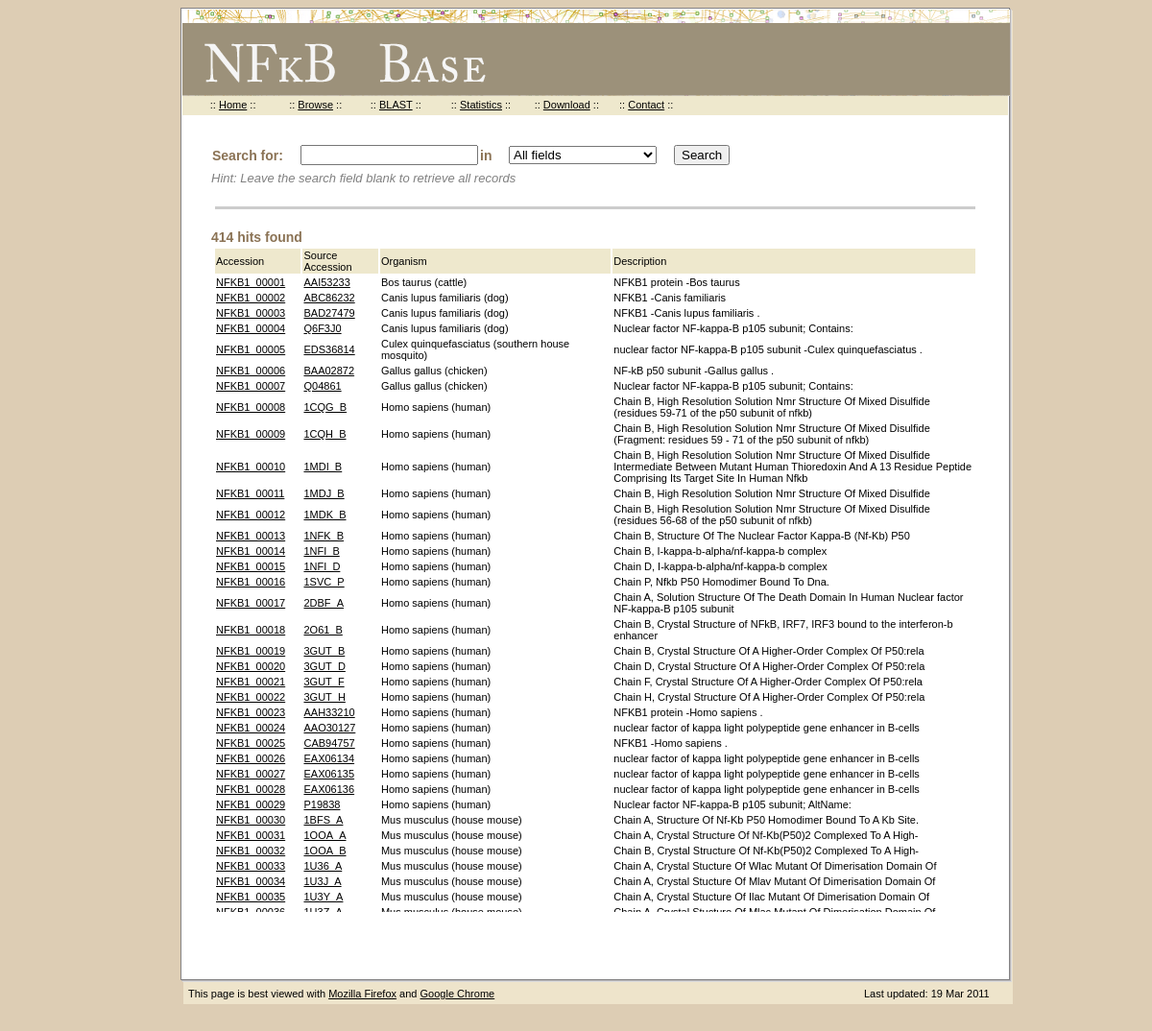
The app's page /results.php with its own data.
### tables this page shows
CREATE TABLE `main` (
  `DB_ID` varchar(50) NOT NULL,
  `Class` varchar(50) NOT NULL,
  `Duplicate` varchar(200) NOT NULL,
  `ResLength` int(4) unsigned default NULL,
  `NR_ACC` varchar(20) default NULL,
  `Description` text,
  `Organism` tinytext,
  `TaxonID` int(10) default NULL,
  `Chromosome` varchar(10) default NULL,
  `Gene` varchar(200) default NULL,
  `GI` int(10) unsigned default NULL,
  `PMID` varchar(255) default NULL,
  `HGNC` varchar(60) default NULL,
  `InterPro` varchar(200) default NULL,
  `PDB` varchar(200) default NULL,
  `UniProt` varchar(200) default NULL,
  `Sequence` text,
  `Disorder` varchar(20) default NULL,
  PRIMARY KEY  (`DB_ID`)
);

### control/dbconnect.php (called while the page is built, shortened)
<?php
$dbh = @mysql_connect ("localhost", "root", "bioslax") or die ("Failed
to connect to database. Please try again.");
function SQL_query($sql, $err='error in executing SQL')
{
global $dbh;
if(__DEBUG__)
{
$result = mysql_query($sql, $dbh ) or die("<p>DB error : $err
-->".mysql_error()."</p>");
}
else
{
$result = @mysql_query($sql, $dbh ) or die("<p>DB error : $err</p>");
}
return($result);
}
?>

### results.php (the view, shortened to what this page needs)
<html><title>NFkB Base : Search Results</title>
<?php
$keyword = $_POST["keyword"];
$link = "display.php?id=";
$count = 0;
$ncbilink = "http://www.ncbi.nlm.nih.gov/protein/";
include("control/dbconnect.php");
if ($field="all") {
$result = SQL_query("SELECT DB_ID,NR_ACC,Description,Organism FROM main WHERE DB_ID LIKE '%$keyword%' OR Class LIKE '%$keyword%' OR NR_ACC LIKE '%$keyword%' OR Description LIKE '%$keyword%' OR Organism LIKE '%$keyword%' OR Gene LIKE '%$keyword%' OR GI LIKE '%$keyword%' OR UniProt LIKE '%$keyword%'");
}
else {
$result = SQL_query("SELECT DB_ID,NR_ACC,Description,Organism FROM main WHERE $field LIKE '%$keyword%'");
}
include ("views/header.php");
include ("views/searchform.php");
$num_rows = mysql_num_rows($result);
if ($num_rows==0) {
echo "<p class='text'>Sorry, your search did not return any results. Please try again</p>";
}
else
{
echo "<font class='header'>$num_rows hits found</font><br>";
echo "<table class='table'><tr class='button' style='{font-weight: bold;}'>
<td width='90'>Accession</td><td width='50'>Source Accession</td><td width='300'>Organism</td>
<td width='500'>Description</td></tr>";
while ($row = mysql_fetch_array($result)) {
echo "<tr><td width='90'><a href=".$link.$row['DB_ID'];
echo ">".$row['DB_ID'];
echo "</a></td><td width='50'><a href=".$ncbilink.$row['NR_ACC'];
echo ">".$row['NR_ACC'];
echo"</a></td><td width='300'>".$row['Organism'];
echo "</td><td width='500'>".$row['Description'];
echo "</tr>";
$count++;
}
}
echo "</table><p class='header'>$count hits found</p>";
include ("views/footer.php");
?>

### views/header.php
<head>
<link href="views/web.css" rel="stylesheet" type="text/css">
<link href="views/shadow.css" rel="stylesheet" type="text/css">
</head>
<body class="text" bgcolor="DDCDB4">
<div id="shadow-container">
<div class="shadow1"><div class="shadow2"><div class="shadow3">
<div class="container">
<img src="views/images/nfkb_banner.gif">
<table class="button">
<tr><td width="30px">&nbsp;</td>
<td width="100px">:: <a href="index.php">Home</a> ::</td>
<td width="100px">:: <a href="browse/browse.php">Browse</a> ::</td>
<td width="100px">:: <a href="../blast/blast.php">BLAST</a> ::</td>
<td width="100px">:: <a href="statistics.php">Statistics</a> ::</td>
<td width="100px">:: <a href="download.php">Download</a> ::</td>
<td width="100px">:: <a href="contact.php">Contact</a> ::</td>
<td width="455">&nbsp;</td><tr></table>

### views/searchform.php (shortened to what this page needs)
<div id="body">
<form action="results.php" method="post">
<table align="left" cellspacing="0">
<tr><td width="90" class="header">Search for:</td>
<td width="170"><input type="text" name="keyword"/></td>
<td width="20" class="header">in&nbsp;&nbsp;&nbsp;&nbsp;</td>
<td width="170">
<select name="field">
<option value="all">All fields</option>
</select>
<td width="100"><input type="submit" value="Search" /></td></tr></table>
</form>
<br>
<i><font color="grey">Hint: Leave the search field blank to retrieve all records</i></font>
<br><br>
<hr>
<br>

### views/footer.php
</div>
</div></div></div>
<table class="table"><tr><td width="700">
This page is best viewed with <a href="http://www.mozilla.com">Mozilla Firefox</a> and <a href="http://www.google.com/chrome">Google Chrome</a>
</td><td>Last updated: 19 Mar 2011</tr></table></div></div>
</html>

### views/web.css (style rules this page uses)
a:link { color: #000000; text-decoration: underline; }
.table { font-family: Tahoma, Arial, sans-serif; font-size: 11px; text-align: left; vertical-align: top; padding:2px 2px 2px 2px; }
.text { font-family: Tahoma, Arial, sans-serif; font-size: 13px; }
.button { font-family: Tahoma, Arial, sans-serif; font-size: 11px; background-color: #EEE8CD; text-align:left; }
.header { font-family: Tahoma, Arial, sans-serif; font-size: 14px; font-weight: bold; color: #8B7355; }
hr { height:3px; border:1px; color: #CCCCCC; background-color: #CCCCCC; width: 99%; }
#body { margin:30px 30px 30px 30px; width:800px; height:800px; overflow:auto; }

### views/shadow.css (style rules this page uses)
#shadow-container { position: relative; left: 3px; top: 3px; margin: 0px 100px 3px 180px; width: 864px; }
#shadow-container .shadow2, #shadow-container .shadow3, #shadow-container .container { position: relative; left: -1px; top: -1px; }
#shadow-container .shadow1 { background: #EEE4CB; }
#shadow-container .shadow2 { background: #DBDADB; }
#shadow-container .shadow3 { background: #B8B6B8; }
#shadow-container .container { position: relative; background: #FFFFFF; border: 1px solid #848284; padding: 1px 1px 10px 1px; _height: 100%; height: 1000px; }

### records on screen
main: DB_ID "NFKB1_00001", NR_ACC "AAI53233", Organism "Bos taurus (cattle)", Description "NFKB1 protein -Bos taurus"
main: DB_ID "NFKB1_00002", NR_ACC "ABC86232", Organism "Canis lupus familiaris (dog)", Description "NFKB1 -Canis familiaris"
main: DB_ID "NFKB1_00003", NR_ACC "BAD27479", Organism "Canis lupus familiaris (dog)", Description "NFKB1 -Canis lupus familiaris ."
main: DB_ID "NFKB1_00004", NR_ACC "Q6F3J0", Organism "Canis lupus familiaris (dog)", Description "Nuclear factor NF-kappa-B p105 subunit; Contains:"
main: DB_ID "NFKB1_00005", NR_ACC "EDS36814", Organism "Culex quinquefasciatus (southern house mosquito)", Description "nuclear factor NF-kappa-B p105 subunit -Culex quinquefasciatus ."
main: DB_ID "NFKB1_00006", NR_ACC "BAA02872", Organism "Gallus gallus (chicken)", Description "NF-kB p50 subunit -Gallus gallus ."
main: DB_ID "NFKB1_00007", NR_ACC "Q04861", Organism "Gallus gallus (chicken)", Description "Nuclear factor NF-kappa-B p105 subunit; Contains:"
main: DB_ID "NFKB1_00008", NR_ACC "1CQG_B", Organism "Homo sapiens (human)", Description "Chain B, High Resolution Solution Nmr Structure Of Mixed Disulfide (residues 59-71 of the p50 subunit of nfkb)"
main: DB_ID "NFKB1_00009", NR_ACC "1CQH_B", Organism "Homo sapiens (human)", Description "Chain B, High Resolution Solution Nmr Structure Of Mixed Disulfide (Fragment: residues 59 - 71 of the p50 subunit of nfkb)"
main: DB_ID "NFKB1_00010", NR_ACC "1MDI_B", Organism "Homo sapiens (human)", Description "Chain B, High Resolution Solution Nmr Structure Of Mixed Disulfide Intermediate Between Mutant Human Thioredoxin And A 13 Residue Peptide Comprising Its Target Site In Human Nfkb"
main: DB_ID "NFKB1_00011", NR_ACC "1MDJ_B", Organism "Homo sapiens (human)", Description "Chain B, High Resolution Solution Nmr Structure Of Mixed Disulfide"
main: DB_ID "NFKB1_00012", NR_ACC "1MDK_B", Organism "Homo sapiens (human)", Description "Chain B, High Resolution Solution Nmr Structure Of Mixed Disulfide (residues 56-68 of the p50 subunit of nfkb)"
main: DB_ID "NFKB1_00013", NR_ACC "1NFK_B", Organism "Homo sapiens (human)", Description "Chain B, Structure Of The Nuclear Factor Kappa-B (Nf-Kb) P50"
main: DB_ID "NFKB1_00014", NR_ACC "1NFI_B", Organism "Homo sapiens (human)", Description "Chain B, I-kappa-b-alpha/nf-kappa-b complex"
main: DB_ID "NFKB1_00015", NR_ACC "1NFI_D", Organism "Homo sapiens (human)", Description "Chain D, I-kappa-b-alpha/nf-kappa-b complex"
main: DB_ID "NFKB1_00016", NR_ACC "1SVC_P", Organism "Homo sapiens (human)", Description "Chain P, Nfkb P50 Homodimer Bound To Dna."
main: DB_ID "NFKB1_00017", NR_ACC "2DBF_A", Organism "Homo sapiens (human)", Description "Chain A, Solution Structure Of The Death Domain In Human Nuclear factor NF-kappa-B p105 subunit"
main: DB_ID "NFKB1_00018", NR_ACC "2O61_B", Organism "Homo sapiens (human)", Description "Chain B, Crystal Structure of NFkB, IRF7, IRF3 bound to the interferon-b enhancer"
main: DB_ID "NFKB1_00019", NR_ACC "3GUT_B", Organism "Homo sapiens (human)", Description "Chain B, Crystal Structure Of A Higher-Order Complex Of P50:rela"
main: DB_ID "NFKB1_00020", NR_ACC "3GUT_D", Organism "Homo sapiens (human)", Description "Chain D, Crystal Structure Of A Higher-Order Complex Of P50:rela"
main: DB_ID "NFKB1_00021", NR_ACC "3GUT_F", Organism "Homo sapiens (human)", Description "Chain F, Crystal Structure Of A Higher-Order Complex Of P50:rela"
main: DB_ID "NFKB1_00022", NR_ACC "3GUT_H", Organism "Homo sapiens (human)", Description "Chain H, Crystal Structure Of A Higher-Order Complex Of P50:rela"
main: DB_ID "NFKB1_00023", NR_ACC "AAH33210", Organism "Homo sapiens (human)", Description "NFKB1 protein -Homo sapiens ."
main: DB_ID "NFKB1_00024", NR_ACC "AAO30127", Organism "Homo sapiens (human)", Description "nuclear factor of kappa light polypeptide gene enhancer in B-cells"
main: DB_ID "NFKB1_00025", NR_ACC "CAB94757", Organism "Homo sapiens (human)", Description "NFKB1 -Homo sapiens ."
main: DB_ID "NFKB1_00026", NR_ACC "EAX06134", Organism "Homo sapiens (human)", Description "nuclear factor of kappa light polypeptide gene enhancer in B-cells"
main: DB_ID "NFKB1_00027", NR_ACC "EAX06135", Organism "Homo sapiens (human)", Description "nuclear factor of kappa light polypeptide gene enhancer in B-cells"
main: DB_ID "NFKB1_00028", NR_ACC "EAX06136", Organism "Homo sapiens (human)", Description "nuclear factor of kappa light polypeptide gene enhancer in B-cells"
main: DB_ID "NFKB1_00029", NR_ACC "P19838", Organism "Homo sapiens (human)", Description "Nuclear factor NF-kappa-B p105 subunit; AltName:"
main: DB_ID "NFKB1_00030", NR_ACC "1BFS_A", Organism "Mus musculus (house mouse)", Description "Chain A, Structure Of Nf-Kb P50 Homodimer Bound To A Kb Site."
main: DB_ID "NFKB1_00031", NR_ACC "1OOA_A", Organism "Mus musculus (house mouse)", Description "Chain A, Crystal Structure Of Nf-Kb(P50)2 Complexed To A High-"
main: DB_ID "NFKB1_00032", NR_ACC "1OOA_B", Organism "Mus musculus (house mouse)", Description "Chain B, Crystal Structure Of Nf-Kb(P50)2 Complexed To A High-"
main: DB_ID "NFKB1_00033", NR_ACC "1U36_A", Organism "Mus musculus (house mouse)", Description "Chain A, Crystal Stucture Of Wlac Mutant Of Dimerisation Domain Of"
main: DB_ID "NFKB1_00034", NR_ACC "1U3J_A", Organism "Mus musculus (house mouse)", Description "Chain A, Crystal Stucture Of Mlav Mutant Of Dimerisation Domain Of"
main: DB_ID "NFKB1_00035", NR_ACC "1U3Y_A", Organism "Mus musculus (house mouse)", Description "Chain A, Crystal Stucture Of Ilac Mutant Of Dimerisation Domain Of"

### other values on screen
$num_rows "414"
